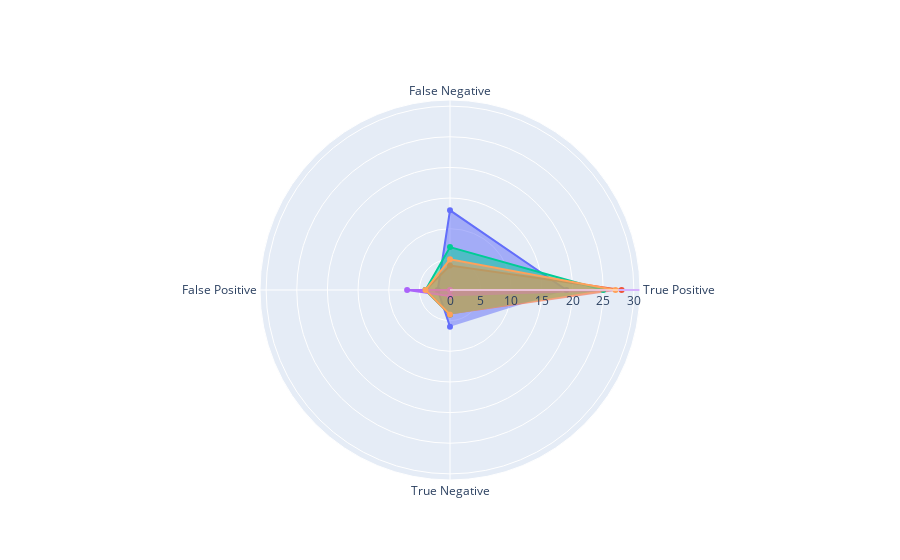

Notebook code cell kept with this figure:
### Code cell
import plotly.graph_objects as go

categories = ['True Positive','False Negative','False Positive', 'True Negative']


fig = go.Figure()
for cm in models_scores_confusion_matrix:
    conf_matrix = cm[1]
    model = cm[0]
    fig.add_trace(go.Scatterpolar(r=conf_matrix.flatten(), theta=categories, fill='toself', name='Product A'))
    fig.update_layout(polar=dict(radialaxis=dict(visible=True, range=[0, 31])), showlegend=False)
fig.show()

### Figure 1 — Plotly figure (JSON) as saved in the notebook; plotly's stock layout.template omitted (floating-point values rounded to 4 significant figures)
{"data": [{"fill": "toself", "name": "Product A", "r": [19, 13, 2, 6], "theta": ["True Positive", "False Negative", "False Positive", "True Negative"], "type": "scatterpolar"}, {"fill": "toself", "name": "Product A", "r": [28, 4, 4, 4], "theta": ["True Positive", "False Negative", "False Positive", "True Negative"], "type": "scatterpolar"}, {"fill": "toself", "name": "Product A", "r": [25, 7, 4, 4], "theta": ["True Positive", "False Negative", "False Positive", "True Negative"], "type": "scatterpolar"}, {"fill": "toself", "name": "Product A", "r": [32, 0, 7, 1], "theta": ["True Positive", "False Negative", "False Positive", "True Negative"], "type": "scatterpolar"}, {"fill": "toself", "name": "Product A", "r": [27, 5, 4, 4], "theta": ["True Positive", "False Negative", "False Positive", "True Negative"], "type": "scatterpolar"}], "layout": {"polar": {"radialaxis": {"range": [0, 31], "visible": true}}, "showlegend": false}}
